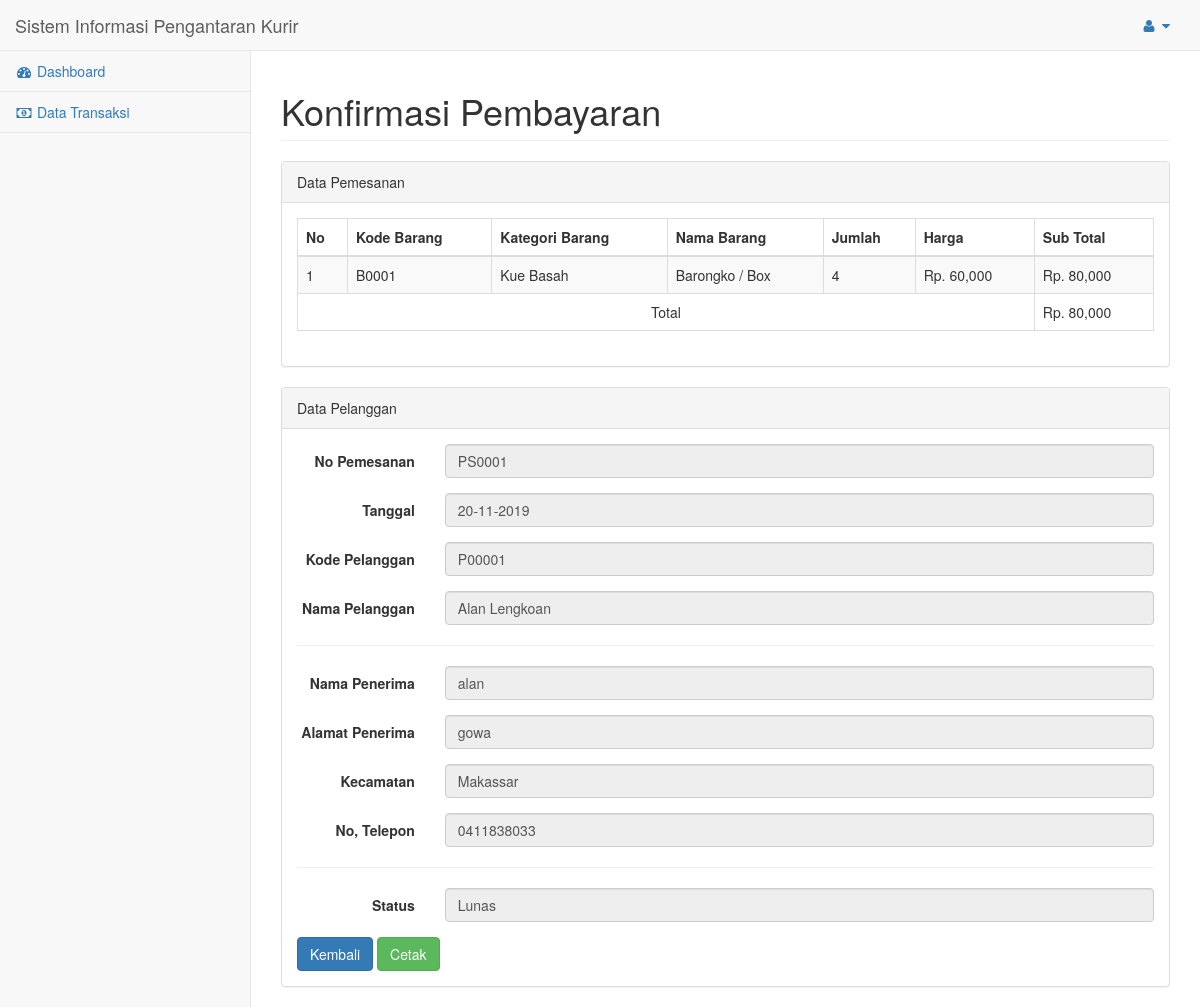
Page /penjualan/kurir/dt_transaksi_detail_user.php?Kode=PS0001 (signed in) on the committed database.
### tables this page shows
CREATE TABLE `pemesanan_item` (
  `id` int(4) NOT NULL,
  `no_pemesanan` char(8) NOT NULL,
  `kd_barang` char(5) NOT NULL,
  `harga` int(12) NOT NULL,
  `jumlah` int(3) NOT NULL DEFAULT '1'
);

CREATE TABLE `kategori` (
  `kd_kategori` char(10) NOT NULL,
  `nm_kategori` varchar(100) NOT NULL
);

CREATE TABLE `barang` (
  `kd_barang` char(5) NOT NULL,
  `nm_barang` varchar(100) NOT NULL,
  `harga_jual` int(12) NOT NULL,
  `harga_retail` int(12) NOT NULL,
  `stok` int(4) NOT NULL,
  `keterangan` text NOT NULL,
  `file_gambar` varchar(100) NOT NULL,
  `kd_kategori` char(4) NOT NULL
);

CREATE TABLE `pemesanan` (
  `no_pemesanan` char(8) NOT NULL,
  `kd_pelanggan` char(6) NOT NULL,
  `tgl_pemesanan` date NOT NULL,
  `nama_penerima` varchar(60) NOT NULL,
  `alamat_lengkap` varchar(200) NOT NULL,
  `kd_provinsi` char(10) NOT NULL,
  `no_telepon` varchar(20) NOT NULL,
  `status_bayar` enum('Pesan','Lunas','Belum Lunas') NOT NULL
);

CREATE TABLE `pelanggan` (
  `kd_pelanggan` char(6) NOT NULL,
  `nm_pelanggan` varchar(100) NOT NULL,
  `kelamin` enum('Laki-laki','Perempuan') NOT NULL,
  `email` varchar(100) NOT NULL,
  `no_telepon` varchar(20) NOT NULL,
  `username` varchar(20) NOT NULL,
  `password` varchar(100) NOT NULL,
  `tgl_daftar` date NOT NULL
);

CREATE TABLE `provinsi` (
  `kd_provinsi` char(7) NOT NULL,
  `nm_provinsi` varchar(100) NOT NULL,
  `biaya_kirim` int(12) NOT NULL DEFAULT '0'
);

### library/inc.library.php (called while the page is built, shortened)
<?php
function IndonesiaTgl($tanggal){
	$tgl=substr($tanggal,8,2);
	$bln=substr($tanggal,5,2);
	$thn=substr($tanggal,0,4);
	$awal="$tgl-$bln-$thn";
	return $awal;
}

### penjualan/kurir/dt_transaksi_detail_user.php (the view, shortened to what this page needs)
<?php
include_once "session.php";
?>
<!DOCTYPE html>
<html lang="en">
<head>
    <link href="../assets/kurir/vendor/bootstrap/css/bootstrap.min.css" rel="stylesheet">
    <link href="../assets/kurir/vendor/metisMenu/metisMenu.min.css" rel="stylesheet">
    <link href="../assets/kurir/dist/css/sb-admin-2.css" rel="stylesheet">
    <link href="../assets/kurir/vendor/font-awesome/css/font-awesome.min.css" rel="stylesheet" type="text/css">
</head>
<body>
    <div id="wrapper">
        <nav class="navbar navbar-default navbar-static-top" role="navigation" style="margin-bottom: 0">
            <div class="navbar-header">
                <a class="navbar-brand" href="index.php">Sistem Informasi Pengantaran Kurir</a>
            </div>
            <ul class="nav navbar-top-links navbar-right">
                <li class="dropdown">
                    <a class="dropdown-toggle" data-toggle="dropdown" href="#">
                        <i class="fa fa-user fa-fw"></i> <i class="fa fa-caret-down"></i>
                    </a>
                </li>
            </ul>
            <div class="navbar-default sidebar" role="navigation">
                <div class="sidebar-nav navbar-collapse">
                    <ul class="nav" id="side-menu">
                        <li>
                            <a href="dashboard.php"><i class="fa fa-dashboard fa-fw"></i> Dashboard</a>
                        </li>
                        <li>
                            <a href="dt_transaksi.php"><i class="fa fa-money fa-fw"></i> Data Transaksi</a>
                        </li>
                    </ul>
                </div>
            </div>
        </nav>
        <div id="page-wrapper">
            <div class="row">
                <div class="col-lg-12">
                    <h1 class="page-header">Konfirmasi Pembayaran</h1>
                </div>
            </div>
            <div class="row">
                <div class="col-lg-12">
                    <div class="panel panel-default">
                        <div class="panel-heading">
                            Data Pemesanan
                        </div>
                        <div class="panel-body">
                            <table width="100%" class="table table-striped table-bordered table-hover">
                                <thead>
                                    <tr>
                                        <th>No</th>
                                        <th>Kode Barang</th>
                                        <th>Kategori Barang</th>
                                        <th>Nama Barang</th>
                                        <th>Jumlah</th>
                                        <th>Harga</th>
                                        <th>Sub Total</th>
                                    </tr>
                                </thead>
                                <tbody>
                                    <?php
                                    $kd = $_GET['Kode'];
                                    $no = 1;
                                    $total = 0;
                                    $sql_i = "SELECT pemesanan_item.kd_barang, kategori.nm_kategori, barang.nm_barang, pemesanan_item.jumlah, barang.harga_jual, (pemesanan_item.harga * pemesanan_item.jumlah) AS sub_total FROM pemesanan, pemesanan_item LEFT JOIN barang ON pemesanan_item.kd_barang = barang.kd_barang LEFT JOIN kategori ON barang.kd_kategori = kategori.kd_kategori WHERE pemesanan.no_pemesanan = pemesanan_item.no_pemesanan AND pemesanan.no_pemesanan = '$kd' ORDER BY pemesanan_item.kd_barang";
                                    $qry_i = mysqli_query($mysqli, $sql_i) or die ("MySQL salah! ".mysqli_error($mysqli));
                                    ?>
                                    <?php while ($rows = mysqli_fetch_array($qry_i, MYSQLI_ASSOC)) : ?>
                                        <?php $total += $rows['sub_total']; ?>
                                        <tr>
                                            <td><?= $no++ ?></td>
                                            <td><?= $rows['kd_barang'] ?></td>
                                            <td><?= $rows['nm_kategori'] ?></td>
                                            <td><?= $rows['nm_barang'] ?></td>
                                            <td><?= $rows['jumlah'] ?></td>
                                            <td>Rp. <?= number_format($rows['harga_jual']) ?> </td>
                                            <td>Rp. <?= number_format($rows['sub_total']) ?> </td>
                                        </tr>
                                    <?php endwhile; ?>
                                </tbody>
                                <tfoot>
                                    <tr>
                                        <td colspan="6" align="center">
                                            <p style="margin: 0;">Total</p>
                                        </td>
                                        <td>Rp. <?= number_format($total) ?></td>
                                    </tr>
                                </tfoot>
                            </table>
                        </div>
                    </div>
                    <div class="panel panel-default">
                        <div class="panel-heading">
                            Data Pelanggan
                        </div>
                        <div class="panel-body">
                            <?php
                            $sql_1 = "SELECT pemesanan.*, pelanggan.nm_pelanggan, provinsi.* FROM pemesanan, pelanggan, provinsi WHERE pemesanan.kd_pelanggan=pelanggan.kd_pelanggan AND pemesanan.kd_provinsi=provinsi.kd_provinsi AND pemesanan.no_pemesanan ='$kd'";
                            $qry_1 = mysqli_query($mysqli, $sql_1) or die ("MySQL salah! ".mysqli_error($mysqli));
                            $row_1 = mysqli_fetch_array($qry_1, MYSQLI_ASSOC);
                            ?>
                            <form class="form-horizontal" method="post" role="form">
                                <div class="form-group">
                                    <label class="col-xs-2 col-sm-2 col-lg-2 control-label">No Pemesanan</label>
                                    <div class="col-xs-10 col-sm-10 col-lg-10">
                                        <input type="text" class="form-control" value="<?= $kd ?>" readonly="readonly" />
                                    </div>
                                </div>
                                <div class="form-group">
                                    <label class="col-xs-2 col-sm-2 col-lg-2 control-label">Tanggal</label>
                                    <div class="col-xs-10 col-sm-10 col-lg-10">
                                        <input type="text" class="form-control" value="<?= IndonesiaTgl($row_1['tgl_pemesanan']) ?>" readonly="readonly" required="required" />
                                    </div>
                                </div>
                                <div class="form-group">
                                    <label class="col-xs-2 col-sm-2 col-lg-2 control-label">Kode Pelanggan</label>
                                    <div class="col-xs-10 col-sm-10 col-lg-10">
                                        <input type="text" class="form-control" value="<?= $row_1['kd_pelanggan'] ?>" readonly="readonly" required="required" />
                                    </div>
                                </div>
                                <div class="form-group">
                                    <label class="col-xs-2 col-sm-2 col-lg-2 control-label">Nama Pelanggan</label>
                                    <div class="col-xs-10 col-sm-10 col-lg-10">
                                        <input type="text" class="form-control" value="<?= $row_1['nm_pelanggan'] ?>" readonly="readonly" required="required" />
                                    </div>
                                </div>
                                <hr />
                                <div class="form-group">
                                    <label class="col-xs-2 col-sm-2 col-lg-2 control-label">Nama Penerima</label>
                                    <div class="col-xs-10 col-sm-10 col-lg-10">
                                        <input type="text" class="form-control" value="<?= $row_1['nama_penerima'] ?>" readonly="readonly" required="required" />
                                    </div>
                                </div>
                                <div class="form-group">
                                    <label class="col-xs-2 col-sm-2 col-lg-2 control-label">Alamat Penerima</label>
                                    <div class="col-xs-10 col-sm-10 col-lg-10">
                                        <input type="text" class="form-control" value="<?= $row_1['alamat_lengkap'] ?>" readonly="readonly" required="required" />
                                    </div>
                                </div>
                                <div class="form-group">
                                    <label class="col-xs-2 col-sm-2 col-lg-2 control-label">Kecamatan</label>
                                    <div class="col-xs-10 col-sm-10 col-lg-10">
                                        <input type="text" class="form-control" value="<?= $row_1['nm_provinsi'] ?>" readonly="readonly" required="required" />
                                    </div>
                                </div>
                                <div class="form-group">
                                    <label class="col-xs-2 col-sm-2 col-lg-2 control-label">No, Telepon</label>
                                    <div class="col-xs-10 col-sm-10 col-lg-10">
                                        <input type="text" class="form-control" value="<?= $row_1['no_telepon'] ?>" readonly="readonly" required="required" />
                                    </div>
                                </div>
                                <hr />
                                <div class="form-group">
                                    <label class="col-xs-2 col-sm-2 col-lg-2 control-label">Status</label>
                                    <div class="col-xs-10 col-sm-10 col-lg-10">
                                        <input type="text" class="form-control" value="<?= $row_1['status_bayar'] ?>" readonly="readonly" required="required" />
                                    </div>
                                </div>
                                <a href="dt_transaksi.php" class="btn btn-primary">Kembali</a>
                                <a href="dt_transaksi_cetak_user.php?kode=<?= $kd ?>" class="btn btn-success" target="_blank">Cetak</a>
                            </form>
                        </div>
                    </div>
                </div>
            </div>
        </div>
    </div>
</body>
</html>

### rows in the picture
pemesanan_item: kd_barang "B0001", kategori.nm_kategori "Kue Basah", kd_barang.nm_barang "Barongko / Box", jumlah "4", kd_barang.harga_jual "60,000", sub_total "80,000"
pemesanan: tgl_pemesanan "20-11-2019", kd_pelanggan "P00001", kd_pelanggan.nm_pelanggan "Alan Lengkoan", nama_penerima "alan", alamat_lengkap "gowa", kd_provinsi.nm_provinsi "Makassar", no_telepon "0411838033", status_bayar "Lunas"

### other values in the picture
$total "80,000"
